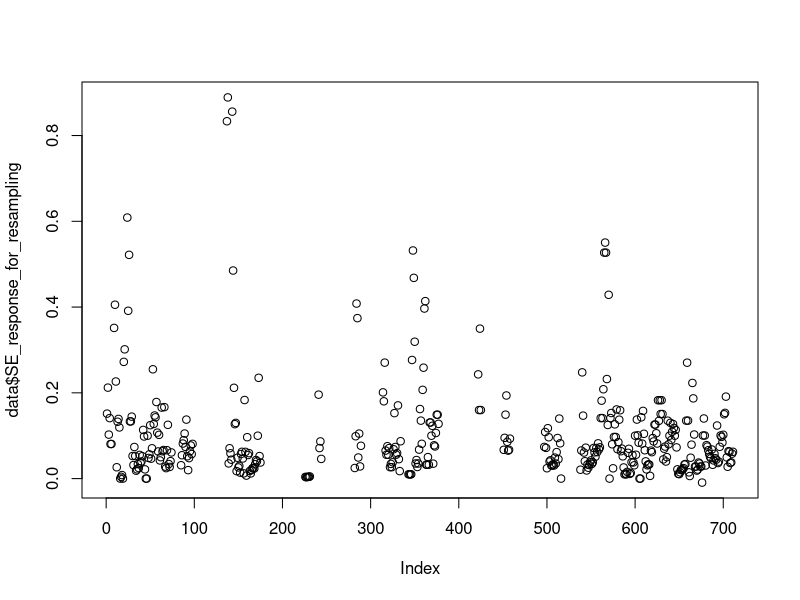

The R source for this figure: (Note: this script raises an error after producing the figure.)
# load libraries ----------------------------------------------------------
library(tidyverse)


#### Step 2: read in the data
data<-read_csv(file="raw_data/direct_responses_data.csv")
#name_replace_order<-read_csv("raw_data/name_replace_order.csv")

#make a unique identifier for each author, pub_year, and response_variable combination
data$study<-as.factor(paste(data$Author, data$Pub_Year, data$English_Name, 
                            data$Life_stage, data$Response_variable, data$treatment_var))

# make upper and lower SE, convert 95CI to upper and lower SE for some data
data$lowerSE<-ifelse(is.na(data$LCI_response), 
                     data$response-data$SE_response, 
                     data$response-((data$response-data$LCI_response)/1.96))
data$upperSE<-ifelse(is.na(data$UCI_response), 
                     data$response+data$SE_response, 
                     data$response+((data$UCI_response-data$response)/1.96))


#standardize all response data to a percentage of maximum response
data<-data %>% 
  group_by(study) %>%
  mutate(max_response=max(response),   #add columns of max response and log response relative to max
         rel_response=(response/max_response), #relative response to max
         rel_upperSE=(upperSE/max_response),
         rel_lowerSE=(lowerSE/max_response),
         SE_response_for_resampling=rel_upperSE-rel_response) %>%
  ungroup()
plot(data$SE_response_for_resampling)


#remove rows from anova or multi-level anova studies without SE estimates
#any anova studies with no SE?
data %>%
  filter(study_design %in% c("anova", "multi-level anova") & is.na(rel_upperSE))
# yes, 4; remove these.

data<-data %>%
  filter(study_design=="regression" | !is.na(rel_upperSE))
#4 rows from 2 studies removed
dim(data)

#check which are below 0 and if this is an issue
filter(data, rel_response<0)

#change NAs to 0
#data$SE_response_for_resampling<-ifelse(is.na(
#  data$SE_response_for_resampling), 0, 
#  data$SE_response_for_resampling) 


#change treatment_var from CO2 to pH if only pH data are available
data<-data %>%
  mutate(treatment_var=ifelse(!is.na(data$pH) & is.na(data$CO2) & treatment_var=="CO2", 
                                   "pH", treatment_var))


#add a column with the important treatment value
data<-data %>%
  mutate(treat_value=case_when(data$treatment_var=="CO2"~CO2,
                             data$treatment_var=="oxygen"~oxygen,
                             data$treatment_var=="salinity"~salinity,
                             data$treatment_var=="temperature"~temperature,
                             data$treatment_var=="pH"~pH,
                             TRUE ~ -99))

filter(data,treat_value==(-99))

#get species order and correct common name into the dataframe
#data<-left_join(data, name_replace_order, by = "English_Name")

write.csv(data, "processed_data/201230_Schmidt_biotic_responses_data.csv")

#assess coverage
coverage<-data %>%
  filter(treatment_var!="salinity") %>% #without salinity
  group_by(English_Name, treatment_var, response_type) %>%
  summarize(mean(response)) %>%
  ungroup() 

coverage<-coverage %>% count(English_Name) %>%
  mutate(coverage=n/15) # 5 response types by 3 treatment types
mean(coverage$coverage)
